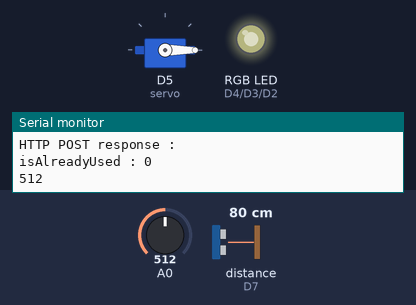
This sketch was run on a simulated ESP8266 (NodeMCU). Parts: servo, an RGB LED mixed from three pins (HIGH = lit), the last lines printed to the serial monitor. The inputs (shaded band) are chosen by the test bench; at power-on: distance to the obstacle (sensor on D7) 80 cm, A0 = 512. The echo pulse lasts 58.3 µs per cm; dim RGB values are drawn brighter than linear; WiFi joins after 1.5 s; servers stay silent unless stated; uploads are accepted with an empty reply.

Above: at 3.48 s.
3.5 s: distance to the obstacle (sensor on D7) set to 16 cm
9.6 s: distance to the obstacle (sensor on D7) set to 13 cm
At 13.25 s:
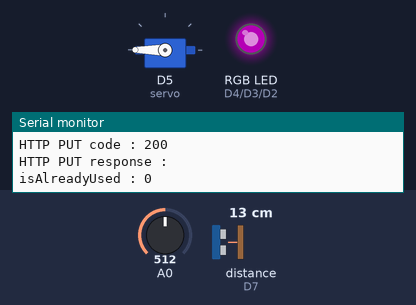
At 14.29 s:
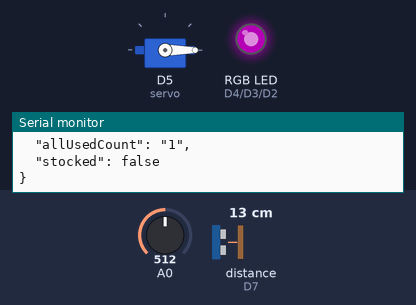
Timing chart, 0 to 21.7 s (numbered marks = the images above; inputs shaded):
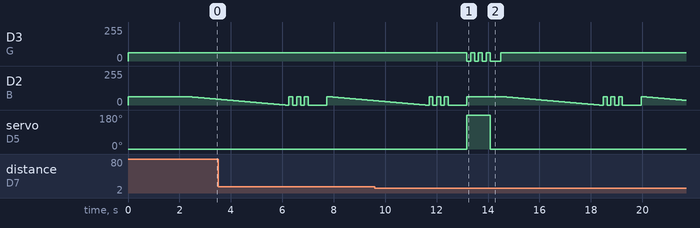

Measured:
- the behaviour switches between 15 and 14 cm on distance to the obstacle (sensor on D7) (found by bisection; images 0 and 1)
- after the input at 9.6 s, D3 (G): goes 3 × (0/255 0.15 s, 63/255 0.15 s), 0/255 0.42 s, then 63/255, starting after 3.6 s; servo on D5 (servo): 0° → 180° after 3.6 s, → 0° 0.90 s later

The sketch:

wild_cats_main.ino
```cpp
//libraries
#include <ESP8266WiFi.h>
#include <PubSubClient.h>
#include <ArduinoJson.h>
#include <Ultrasonic.h>
#include <ESP8266HTTPClient.h>
#include <Servo.h>

//led RGB ports
#define R D4
#define G D3
#define B D2

//ultrasonic sensor ports
#define usTrig D6
#define usEcho D7
//ultrasonic sensor variables
Ultrasonic ultrasonic(usTrig, usEcho);
int distance;
//servo variable
Servo servo;
//wifi variables
WiFiClient wifiClient;
HTTPClient http;


//---Global variables---
const String apiBaseUrl = "http://ec2-3-15-211-207.us-east-2.compute.amazonaws.com:8080";
const String localSensor = "NodeMCU - Corredor Principal - Ala Direita";
const char* ssid = "VIVOFIBRA-35EB";
const char* password = "34TVToiv4b";
String formattedMacAddress = "";
bool isAlreadyUsed = false;
int usedCount = 0;
int allUsedCount = 0;
bool wasStocked = false;
//quantidade de alcool em gel dispensado por uso em g
int fluidDispensedPerUse = 30;
//quantidade de alcool em gel que cabe no dispenser em g
int amountDispenserFluid = 520;


void setup() {

  //servo motor setup
  servo.attach(D5);
  servo.write(0);

  //led RGB setup
  pinMode(R, OUTPUT);
  pinMode(G, OUTPUT);
  pinMode(B, OUTPUT);
  analogWrite(R, 255);
  analogWrite(G, 255);
  analogWrite(B, 255);


  Serial.begin(9600);
  wifiConnection();

  String getDispResp = getDispenserInfos(formattedMacAddress);
  //verificar se o dispenser ja existe
  if(getDispResp == "error"){

      String dispenserInfos = createPayload(formattedMacAddress, usedCount, allUsedCount, wasStocked);
      createDispenser(dispenserInfos);

  }else{

      DynamicJsonDocument dispenserInfos(2048);

      deserializeJson(dispenserInfos,getDispResp);
      usedCount = dispenserInfos["dispenser"]["used"];
      allUsedCount = dispenserInfos["dispenser"]["allUsedCount"];

  }


}

//MAIN FUNCTION
void loop() {

    //get distance in CM
    Serial.print("isAlreadyUsed : ");
    Serial.println(isAlreadyUsed);
    distance = ultrasonic.read();
    // put your main code here, to run repeatedly:
    wasStocked = false;
    int fluidLevel = calculateFluidLevel(usedCount).toInt();
    int analogSensorValue = analogRead(A0);

    //turn on led RGB according to the fluidLevel
    if(fluidLevel > 0)
           turnOnLed(0,255,0);
    else
           turnOnLed(255,0,0);

    //check if have someone using the dispenser
    if(distance < 15){
          if(isAlreadyUsed == false){
                if(fluidLevel > 0){

                  allUsedCount++;
                  usedCount++;
                  dispenseAlcohol();

                }else{
                  blinkLed(255,0,0,3);
                  delay(1000);
                }

        }
      }else{
          isAlreadyUsed = false;
        }


     if(analogSensorValue < 1024){

              Serial.println(analogSensorValue);
              usedCount = 0;
              wasStocked = true;
              int blueValue = 0;
              for(blueValue; blueValue < 255; blueValue = blueValue + 5){

                turnOnLed(0, 0, blueValue);
                delay(75);
              }

              blinkLed(0,0,255,3);
              String dispenserInfos = createPayload(formattedMacAddress, usedCount, allUsedCount, wasStocked);
              updateDispenser(dispenserInfos);

      }

  keepConnections();
  delay(300);
}


//HELP FUNCTIONS

void dispenseAlcohol(){


    servo.write(180);
    blinkLed(0,255,0,3);
    //delay(1000);
    servo.write(0);
    String dispenserInfos = createPayload(formattedMacAddress, usedCount, allUsedCount, wasStocked);
    updateDispenser(dispenserInfos);

    isAlreadyUsed = true;

}

void turnOnLed(int redValue, int greenValue, int blueValue){

    //convert values to led
    redValue = 255 - redValue;
    greenValue = 255 - greenValue;
    blueValue = 255 - blueValue;
    analogWrite(R, redValue);
    analogWrite(G, greenValue);
    analogWrite(B, blueValue);

}

void blinkLed(int redValue, int greenValue, int blueValue, int blinkCount){
    //convert values to led
    redValue = 255 - redValue;
    greenValue = 255 - greenValue;
    blueValue = 255 - blueValue;
    for(blinkCount; blinkCount > 0; blinkCount--){

         analogWrite(R, redValue);
         analogWrite(G, greenValue);
         analogWrite(B, blueValue);
         delay(150);
         analogWrite(R, 255);
         analogWrite(G, 255);
         analogWrite(B, 255);
         delay(150);

     }

    analogWrite(R, redValue);
    analogWrite(G, greenValue);
    analogWrite(B, blueValue);

}

void keepConnections(){

    if(WiFi.status() != WL_CONNECTED){
     wifiConnection();
    }
}

void wifiConnection(){
  // We start by connecting to a WiFi network

  Serial.println();
  Serial.println();
  Serial.print("Connecting to ");
  Serial.println(ssid);

  /* Explicitly set the ESP8266 to be a WiFi-client, otherwise, it by default,
     would try to act as both a client and an access-point and could cause
     network-issues with your other WiFi-devices on your WiFi-network. */
  WiFi.mode(WIFI_STA);
  WiFi.begin(ssid, password);

  while (WiFi.status() != WL_CONNECTED) {
    delay(500);
    Serial.print(".");
  }

  Serial.println("WiFi connected");
  formattedMacAddress= WiFi.macAddress();
  Serial.println("MAC address : " + WiFi.macAddress());
  formattedMacAddress.replace(":","");

}

String createPayload(String formattedMacAddress, int usedCount, int allUsedCount, bool wasStocked){
  DynamicJsonDocument doc(256);

  doc["fluidLevel"] = calculateFluidLevel(usedCount);
  doc["local"] = localSensor;
  doc["macAddress"] = formattedMacAddress;
  doc["used"] = String(usedCount);
  doc["allUsedCount"] = String(allUsedCount);
  doc["stocked"] = wasStocked;


  String payload;
  serializeJsonPretty(doc, payload);
  Serial.println("Payload : ");
  Serial.println(payload);
  return payload;
}

String calculateFluidLevel(int usedCount){

  float fluidLevel = usedCount * fluidDispensedPerUse;
  fluidLevel = fluidLevel / amountDispenserFluid;
  fluidLevel = fluidLevel * 100;
  //Serial.println("Fluid Level : " + String(100 - fluidLevel) + " ~ " + String(round(100 - fluidLevel)));
  fluidLevel = round(100 - fluidLevel);
  int fluidLevelInteger = 0;
  if(fluidLevel > 0)
    fluidLevelInteger = fluidLevel;


  return String(fluidLevelInteger);
}

String getDispenserInfos(String formattedMacAddress){

  digitalWrite(D0, LOW);
  String url = apiBaseUrl + "/dispenser/mac/" + formattedMacAddress;
  http.begin(wifiClient, url);
  int httpCode = http.GET();
  String response = http.getString();
  httpLog("GET", url, httpCode, response);
  String ret = "";

    if (httpCode > 0) {
      if(httpCode == 200)
        ret = response;
      else
        ret = "error";
    }else{

      ret = "error";

    }
    //fechando a conexão
    http.end();
    digitalWrite(D0, HIGH);
    return ret;

}
void createDispenser(String dispenserInfos){

  digitalWrite(D0, LOW);
  String url = apiBaseUrl + "/dispenser/";
  http.begin(wifiClient, url);
  http.addHeader("Content-Type", "application/json");
  int httpCode = http.POST(dispenserInfos);
  String response = http.getString();
  httpLog("POST", url, httpCode, response);

  //fechando a conexão
  http.end();
  digitalWrite(D0, HIGH);

}

void updateDispenser(String dispenserInfos){

  digitalWrite(D0, LOW);
  String url = apiBaseUrl + "/dispenser/mac/" + formattedMacAddress;
  http.begin(wifiClient, url);
  http.addHeader("Content-Type", "application/json");
  int httpCode = http.PUT(dispenserInfos);
  String response = http.getString();
  httpLog("PUT", url, httpCode, response);

  //fechando a conexão
  http.end();
  digitalWrite(D0, HIGH);

}

void httpLog(String httpMethod, String httpUrl, int httpCode, String httpResponse){

  Serial.println("HTTP " + httpMethod + " url : " + httpUrl);
  Serial.println("HTTP " + httpMethod + " code : " + httpCode);
  if(httpCode > 0)
    Serial.println("HTTP " + httpMethod + " response : " + httpResponse);
  else
     Serial.println("HTTP " + httpMethod +  " - ERROR");

}
```
